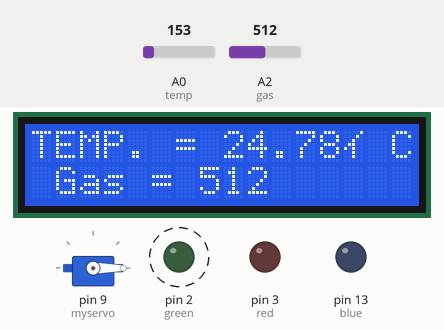
This sketch was run on a simulated Arduino Uno, built with avr-gcc and run on an emulated ATmega328P. On the bench: servo, 16×2 character LCD, output pins drawn as LEDs (lit = HIGH). Dashed ring = blinking. The test bench sets the inputs (shaded band); at power-on: A0 (temp) = 153, A2 (gas) = 512.

Above: at 8.7 s.
8.8 s: A0 (temp) set to 130
At 10.3 s:
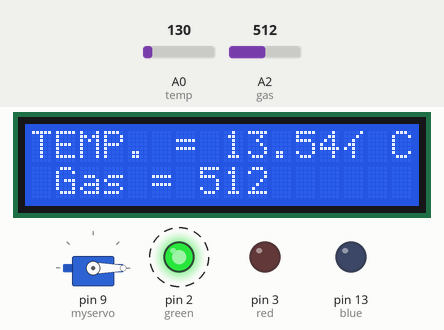
12.0 s: A0 (temp) set to 115
At 14.3 s:
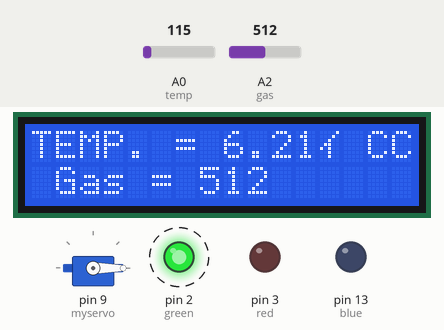
17.8 s: A2 (gas) set to 716
At 21.4 s:
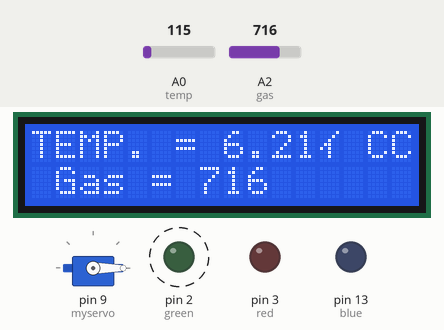
22.1 s: A2 (gas) set to 900
At 24.4 s:
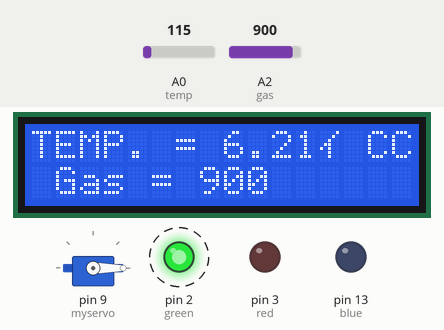
26.1 s: A0 (temp) set to 133
At 28.0 s:
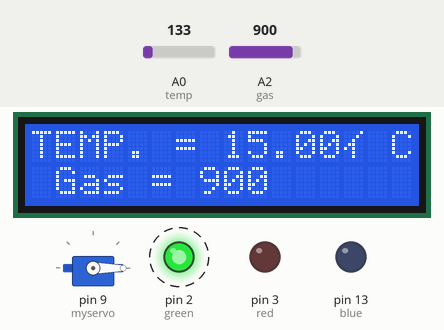
30.1 s: A2 (gas) set to 1023
At 32.4 s:
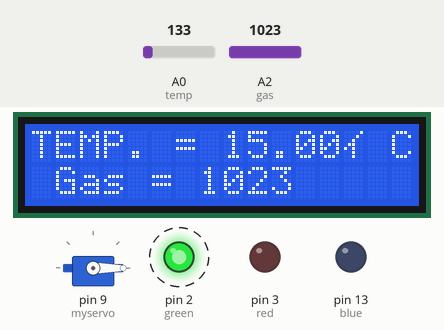
Timing chart, 0 to 35.1 s (numbered marks = the images above; inputs shaded):
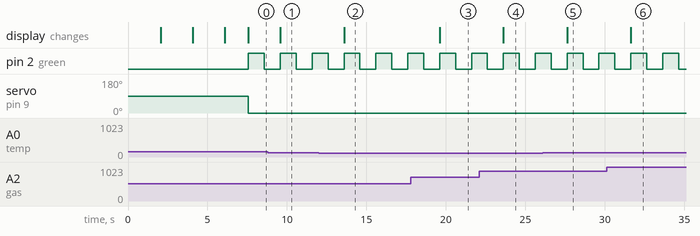

The sketch:

simpleInterfacing.ino
```cpp
#include <Servo.h>
#include <LiquidCrystal.h>
LiquidCrystal lcd(12, 11, 4, 5, 6, 7);
 // definition
# define buz    10
# define temp  A0
# define gas   A2
# define red   3
# define green 2
# define blue  13

Servo myservo;
float temperature_c ;
int GasRead ;
  /* ******************************************* */


void setup()
{
      Serial.begin(9600);

      pinMode(buz,OUTPUT);

      pinMode(temp,INPUT);

      pinMode(gas,INPUT);

      pinMode(red,OUTPUT);

      pinMode(green,OUTPUT);

      pinMode(blue,OUTPUT);

      myservo.attach(9);

   /* ******************************************* */

      // startup
      lcd.begin(16,2);
      lcd.setCursor(7,0);
      lcd.print("HI");
      delay(2000);
      lcd.clear();

      lcd.setCursor(3,0);
      lcd.print("mintor");
      delay(2000);
      lcd.clear();

      lcd.setCursor(5,0);
      lcd.print("GDSC");
      delay(2000);
      lcd.clear();

      lcd.setCursor(3,0);
      lcd.print("Fire System");
      delay(1500);
      lcd.clear();
   /* ******************************************* */

}

void loop()
{

     Temp();
     GAS();

    if(temperature_c >= 60 )
   {
      // El donia b tewla
      tone(buz,1000);             // open Alarm

      myservo.write(90);        // open door

      digitalWrite(green,LOW);   // open Alarm lights
      digitalWrite(red,HIGH);
      delay(100);
      digitalWrite(red,LOW);
      delay(100);

   }


     else if(temperature_c < 60)
   {
          // tafenaha  kollo taht el saytrah

      noTone(buz);                   // close Alarm

      myservo.write(0);            //close door

      digitalWrite(red,LOW);     // close Alarm lights
      digitalWrite(green,HIGH);
      delay(1000);
      digitalWrite(green,LOW);
      delay(1000);
   }


}
   /* ******************************************* */


       // Gas Value
void GAS()
{
      GasRead = analogRead(gas);
      lcd.setCursor(1,1) ;
      lcd.print("Gas = ") ;
      lcd.print(GasRead);
}
   /* ******************************************* */

         // temperture value
void Temp()
{
      int sensorRead = analogRead(temp);
      float voltage  = sensorRead * (5.0 / 1023) ;
      temperature_c  = (voltage - 0.5) * 100 ;
      // LCD
      lcd.setCursor(0,0) ;
      lcd.print("TEMP. = ") ;
      lcd.print(temperature_c) ;
      lcd.print(char(178));
      lcd.print(" C") ;

}
  /* ******************************************* */
```

Measured:
- the behaviour switches between 123 and 122 on A0 (temp) (found by bisection; images 1 and 2)
- after the input at 8.8 s, the display: changes after 0.78 s (image 1)
- after the input at 12.0 s, the display: changes after 1.6 s (image 2)
- after the input at 17.8 s, the display: changes after 1.8 s (image 3)
- after the input at 22.1 s, the display: changes after 1.5 s (image 4)
- after the input at 26.1 s, the display: changes after 1.5 s (image 5)
- after the input at 30.1 s, the display: changes after 1.5 s (image 6)
- by itself, pin 2 (green): alternates HIGH for 1.0 s and LOW for 1.0 s
